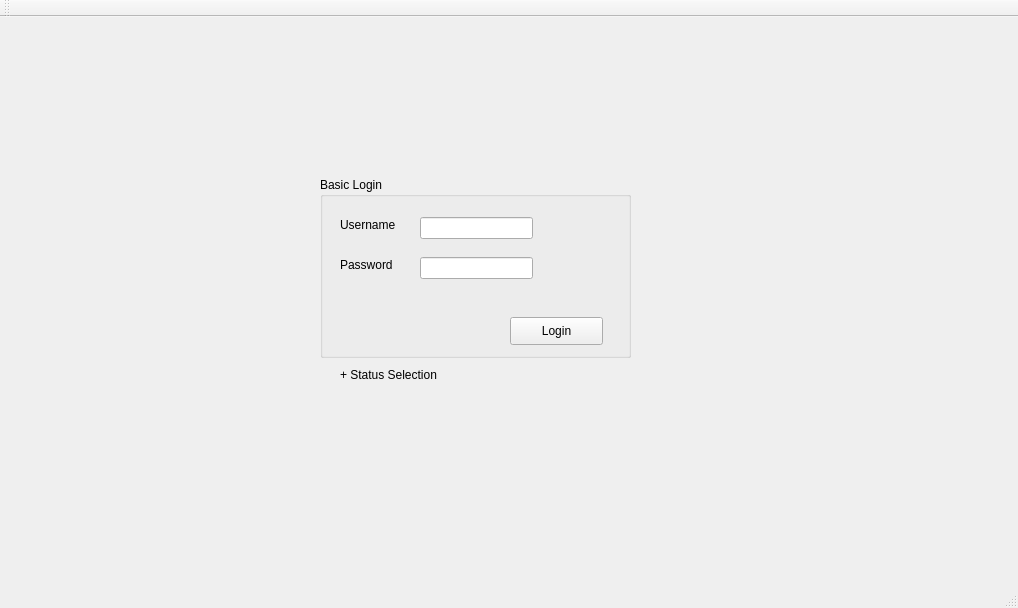
<?xml version="1.0" encoding="UTF-8"?>
<ui version="4.0">
 <class>MainWindow</class>
 <widget class="QMainWindow" name="MainWindow">
  <property name="geometry">
   <rect>
    <x>0</x>
    <y>0</y>
    <width>1018</width>
    <height>608</height>
   </rect>
  </property>
  <property name="windowTitle">
   <string>MainWindow</string>
  </property>
  <widget class="QWidget" name="centralWidget">
   <widget class="QGroupBox" name="groupBox">
    <property name="geometry">
     <rect>
      <x>320</x>
      <y>160</y>
      <width>311</width>
      <height>181</height>
     </rect>
    </property>
    <property name="title">
     <string>Basic Login</string>
    </property>
    <widget class="QLabel" name="label_username">
     <property name="geometry">
      <rect>
       <x>20</x>
       <y>40</y>
       <width>71</width>
       <height>16</height>
      </rect>
     </property>
     <property name="text">
      <string>Username</string>
     </property>
    </widget>
    <widget class="QLabel" name="label_password">
     <property name="geometry">
      <rect>
       <x>20</x>
       <y>80</y>
       <width>61</width>
       <height>16</height>
      </rect>
     </property>
     <property name="text">
      <string>Password</string>
     </property>
    </widget>
    <widget class="QLineEdit" name="usernameInputBox">
     <property name="geometry">
      <rect>
       <x>100</x>
       <y>40</y>
       <width>113</width>
       <height>22</height>
      </rect>
     </property>
    </widget>
    <widget class="QLineEdit" name="passwordInputBox">
     <property name="geometry">
      <rect>
       <x>100</x>
       <y>80</y>
       <width>113</width>
       <height>22</height>
      </rect>
     </property>
     <property name="echoMode">
      <enum>QLineEdit::Password</enum>
     </property>
    </widget>
    <widget class="QPushButton" name="pushButton_login">
     <property name="geometry">
      <rect>
       <x>190</x>
       <y>140</y>
       <width>93</width>
       <height>28</height>
      </rect>
     </property>
     <property name="text">
      <string>Login</string>
     </property>
    </widget>
   </widget>
   <widget class="QLabel" name="label_status">
    <property name="geometry">
     <rect>
      <x>340</x>
      <y>350</y>
      <width>281</width>
      <height>16</height>
     </rect>
    </property>
    <property name="text">
     <string>+ Status Selection</string>
    </property>
   </widget>
  </widget>
  <widget class="QMenuBar" name="menuBar">
   <property name="geometry">
    <rect>
     <x>0</x>
     <y>0</y>
     <width>1018</width>
     <height>21</height>
    </rect>
   </property>
  </widget>
  <widget class="QToolBar" name="mainToolBar">
   <attribute name="toolBarArea">
    <enum>TopToolBarArea</enum>
   </attribute>
   <attribute name="toolBarBreak">
    <bool>false</bool>
   </attribute>
  </widget>
  <widget class="QStatusBar" name="statusBar"/>
 </widget>
 <layoutdefault spacing="6" margin="11"/>
 <resources/>
 <connections/>
</ui>
